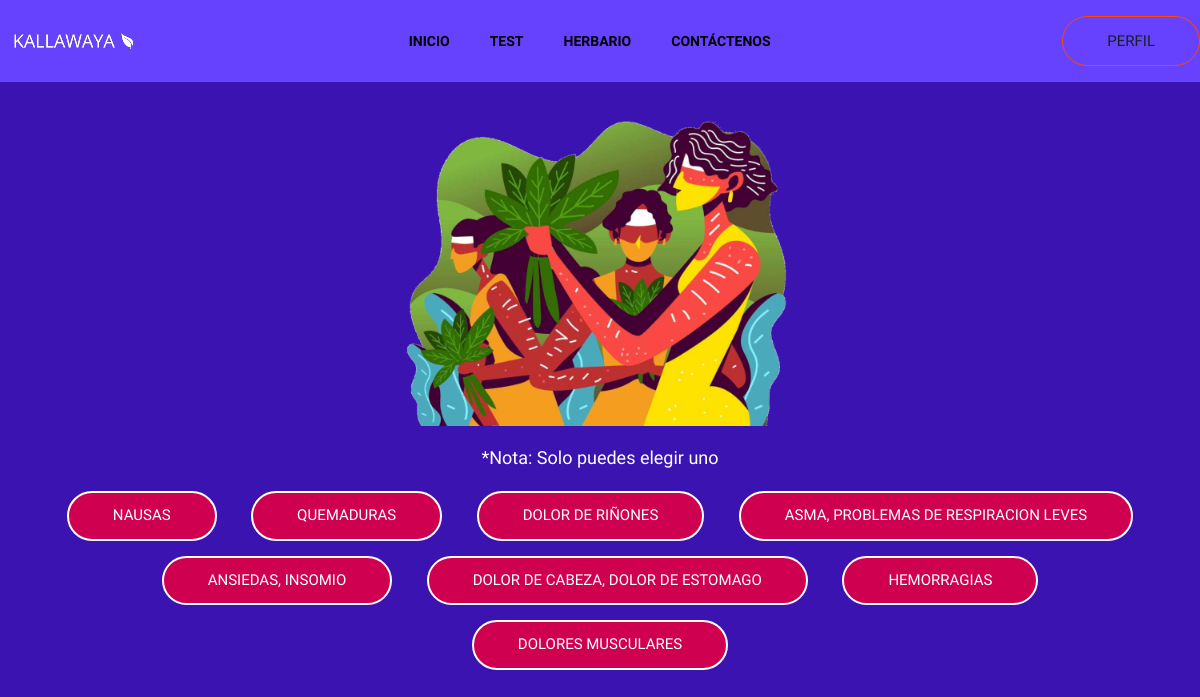
The app's page /kallawaya/testInit/, older data.
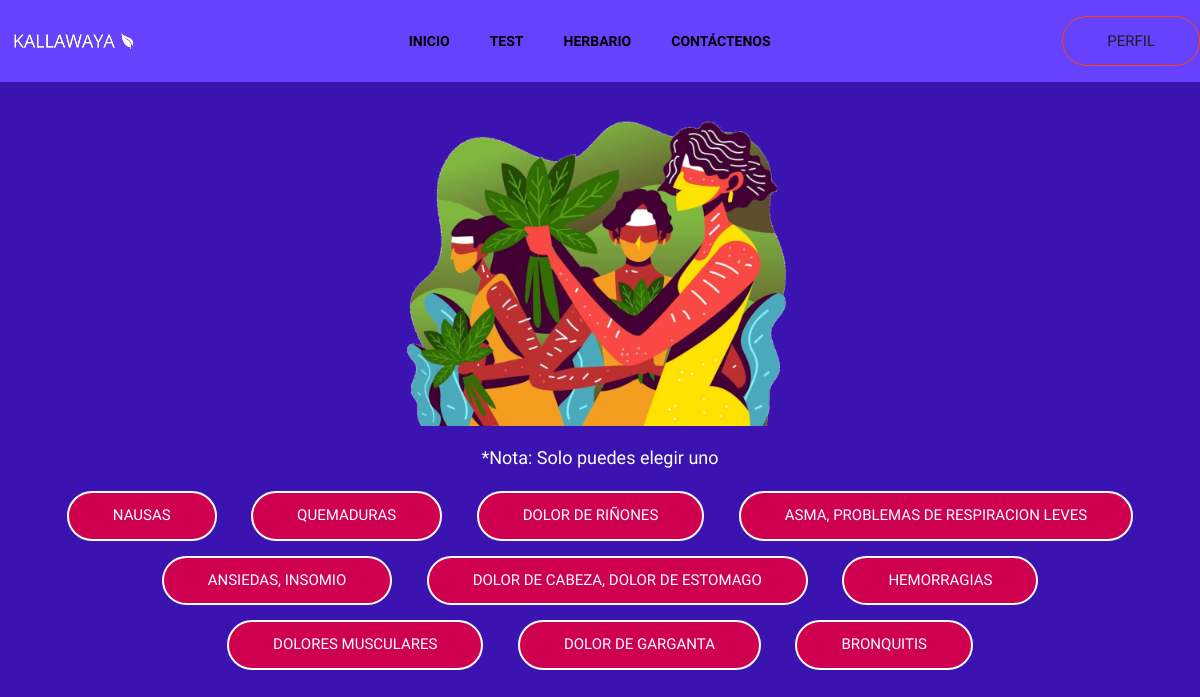
The same page, newer data.
### appkallawaya/models.py (models this page shows, shortened)
class Molestia(models.Model):
    name = models.CharField(max_length=100, default='')
    herb = models.ForeignKey(Plant, on_delete=models.CASCADE)

### appkallawaya/views.py (the view, shortened to what this page needs)
# urls.py: path('testInit/', views.testInit, name='testInit'),
def testInit(request, pk=None):
    if pk == None:
        molestias = Molestia.objects.all()
        return render(request, 'kallawaya/testInit.html', {'molestias': molestias})

### appkallawaya/templates/kallawaya/testInit.html (shortened to what this page needs)
{% extends 'base.html' %}
{% block body %}
{% load static %}
<section class="breadcrumb breadcrumb_bg">
        <div class="container">
            <div class="row">
                <div class="col-lg-12">
                    <div class="breadcrumb_iner text-center">
                        <div class="breadcrumb_iner_item">
                             <br>
                            <br>
                            <br>
                            <br>
                            <img src="{% static 'kallawaya/img/new3.png' %}" width="400px">
                            <br>
                            <br>
                            <h4 style="color: white">*Nota: Solo puedes elegir uno<h4>
                                {% for instance in molestias %}
                            <a href="{% url 'appkallawaya:testInit_picked' pk=instance.id %}" class="btn_2" style="background-color: #cf0050; margin-left: 15px; margin-right: 15px; margin-top: 15px;" > {{ instance.name }} </a>
                                {% endfor %}
                                <br>
                                <br>
                                <br>
                        </div>
                    </div>
                </div>
            </div>
        </div>
    </section>
{% endblock %}

Row changes from the older to the newer data that the page shows:
added Molestia: name "DOLOR DE GARGANTA"
added Molestia: name "BRONQUITIS"
